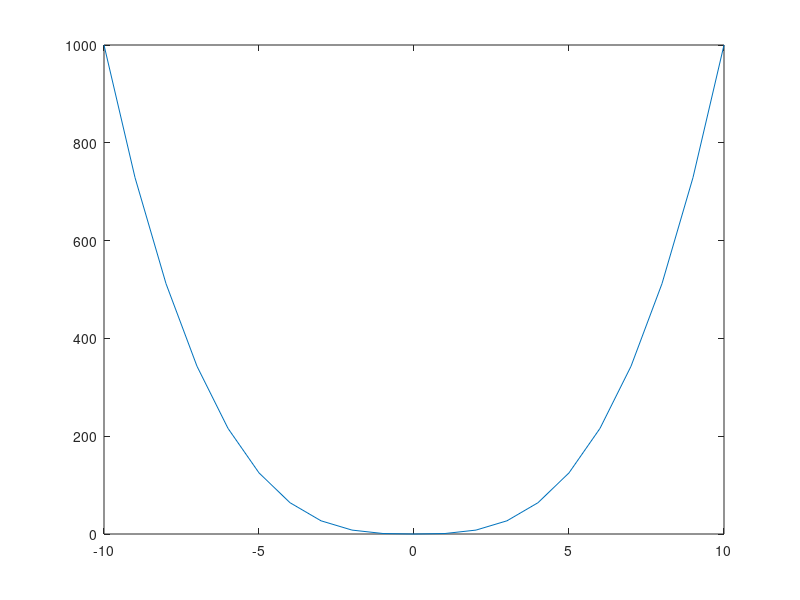

Write MATLAB code to recreate this figure.
% Octave Script 
% Title          :Funcion #5
% Descripcion    :Comprobacion de la funcion numero 5 del tema 2.2 
% Author         :Hector Daniel Marmoleo Garcia 
% Date           :20211028
% Version        :1
% Usage          :octave> cd /path/
%                :octave> Funcion5
% Notes          :Requiere aplicacion octave
%                :https://octaveintro.readthedocs.io/en/latest/index.html
clear
% dominio de la funcion 
z = -10:1:10
% regla de correspondencia (Funcion)
gz = abs(z.^3)
% plotear funcion
plot(z, gz);
